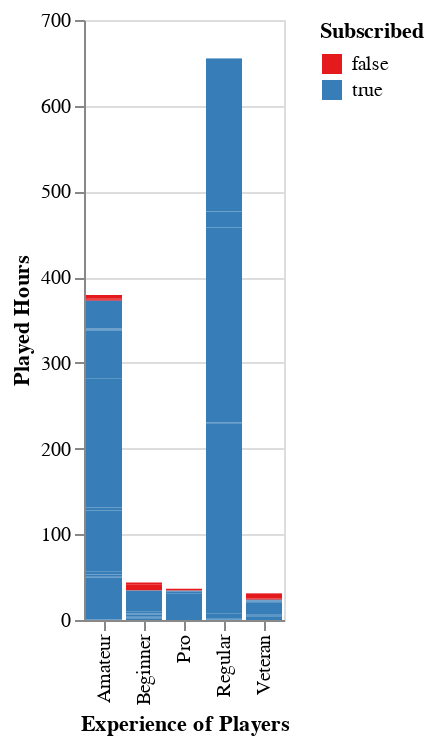

The code cell stored with this chart in its notebook:
### Markdown cell above
From players_plot_scatter, we can see how the age of the player compares to their played hours. And, the different categories of experience are coloured to see how experience can be compared.

### Code cell
players_plot_bar3 = alt.Chart(dropped_players).mark_bar().encode(
    x = alt.X("experience").title("Experience of Players"),
    y = alt.Y("played_hours").title("Played Hours"),
    color = alt.Color("subscribe").title("Subscribed").scale(scheme = "set1")
)
players_plot_bar3

### Figure 1 — Vega-Lite specification as saved in the notebook (floating-point values rounded to 4 significant figures; data arrays with more than 128 entries replaced by an {"elided": "..."} marker saying what was removed)
{"config": {"view": {"continuousWidth": 300, "continuousHeight": 300}}, "data": {"name": "data-2def6b37beff92aab52e02bfdd6aab08"}, "mark": {"type": "bar"}, "encoding": {"color": {"field": "subscribe", "scale": {"scheme": "set1"}, "title": "Subscribed", "type": "nominal"}, "x": {"field": "experience", "title": "Experience of Players", "type": "nominal"}, "y": {"field": "played_hours", "title": "Played Hours", "type": "quantitative"}}, "$schema": "https://vega.github.io/schema/vega-lite/v5.20.1.json", "datasets": {"data-2def6b37beff92aab52e02bfdd6aab08": {"elided": "196 records"}}}
